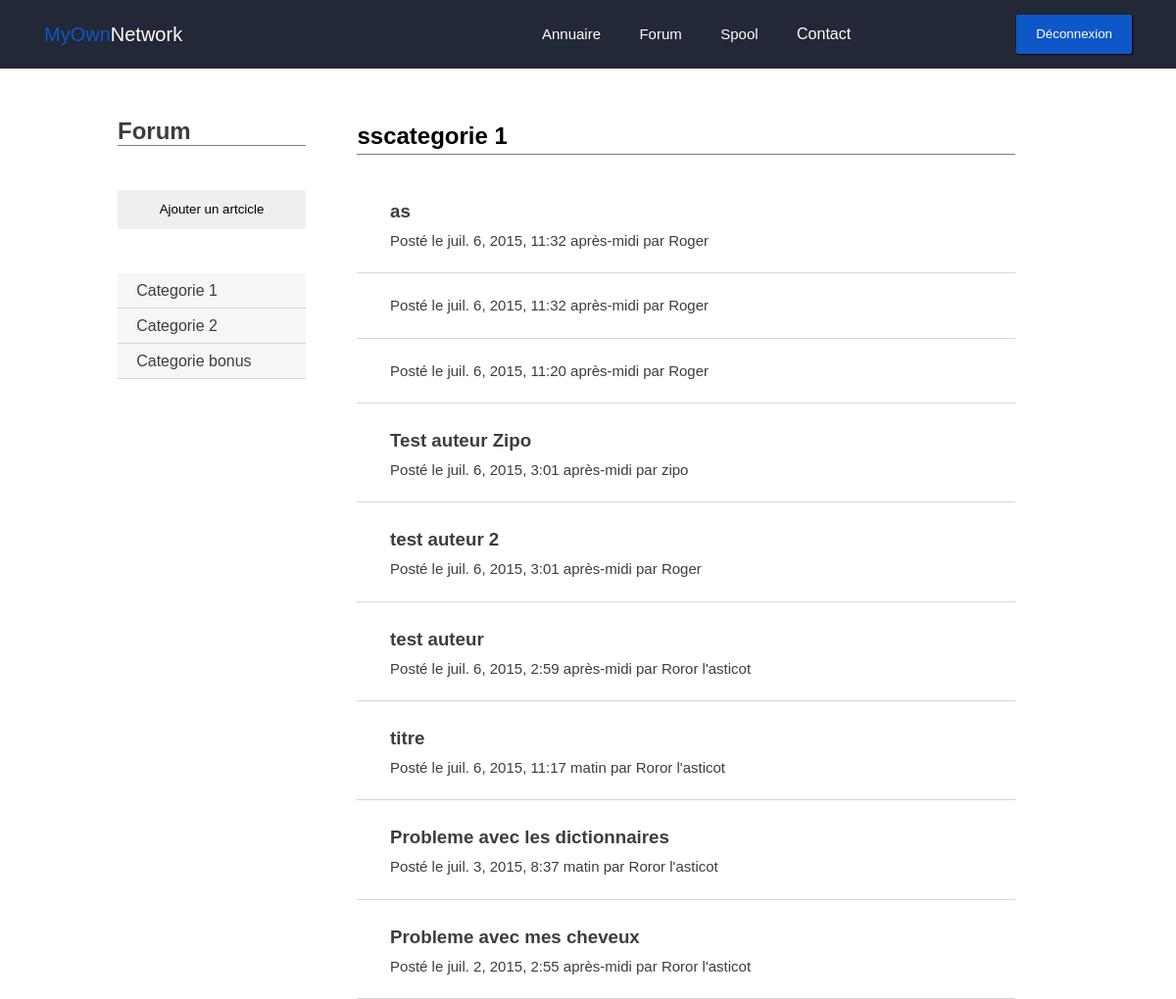
/forum/posts/1 (signed in), run on an earlier commit of the app's database.
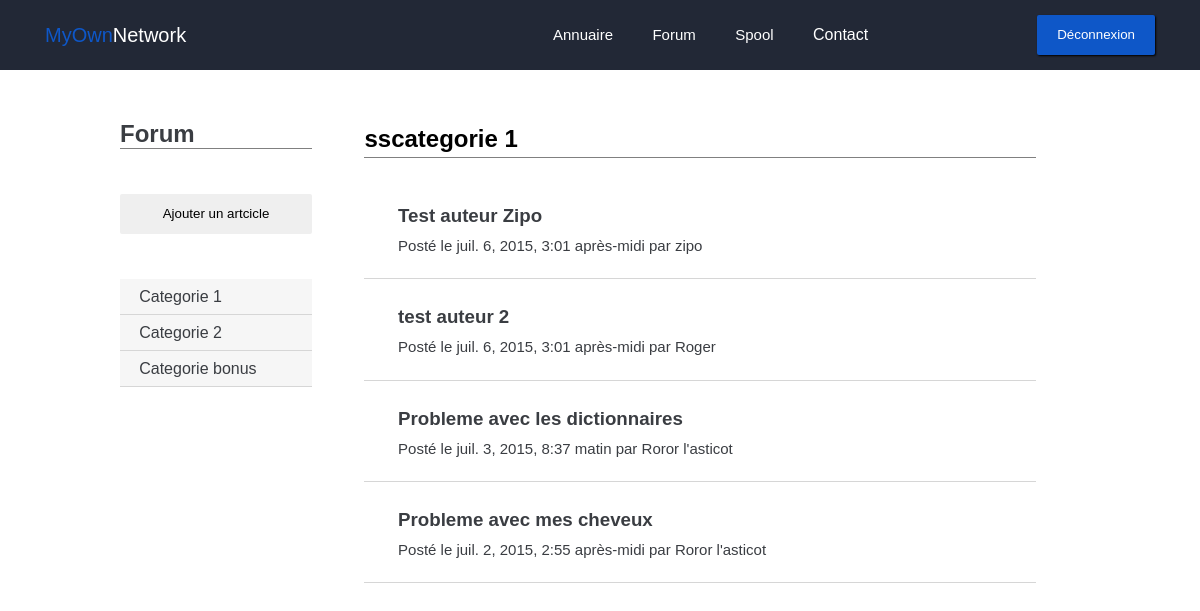
And on a later commit of the database.
### forum/models.py (models this page shows, shortened)
class PostCategorie(models.Model):
    name = models.CharField(max_length=100)

class Post(models.Model):
    titre = models.CharField(max_length=150)
    auteur = models.CharField(max_length=100)
    date = models.DateTimeField(auto_now_add=True, verbose_name="Date de publication")
    categorie = models.ForeignKey('PostSsCategorie')

### forum/views.py (the view)
# urls.py: url(r'^posts/(?P<cat>\d+)$', 'list_posts'),
def list_posts(request, cat):
    if request.user.is_authenticated():
        categories = PostCategorie.objects.all()
        sscategories = PostSsCategorie.objects.all()
        mycat = PostSsCategorie.objects.get(id=cat)
        posts = Post.objects.filter(categorie=cat).order_by('-date')
        return render(request, 'forum/list_posts.html', locals())
    else:
        return render(request, 'intra/index.html')

### forum/templates/forum/list_posts.html (shortened to what this page needs)
{% extends "base.html" %}
{% load i18n %}
{% load static %}
{% block staticfiles  %}
	<link rel="stylesheet" href="{% static 'forum/css/style.css' %}">
{% endblock %}
{% block content %}
	<div class="forum">
		<div class="wrapper">
			<div class="forum_nav grey2">
				<h1>Forum</h1>
				<a href="{% url "forum.views.add_post" %}"><button class="btn">{% trans "Ajouter un artcicle" %}</button></a>
				<ul>
				{% for categorie in categories %}
				<a href="#" class="grey0Back" onclick="show_sscat('{{ categorie.id }}')"><li>{{ categorie.name }}</li></a>
				{% empty %}
				<p>Pas de catégorie</p>
				{% endfor %}
				</ul>
			</div>
			<div class="forum_content">
				<div class="forum_content__header">
					<h2>{{ mycat.name }}</h2>
				</div>
				<div class="forum_content__posts">
					<ul>
						{% for post in posts %}
						<a href="{% url 'forum.views.post' post.id %}">
							<li>
								<h3>{{ post.titre }}</h3>
								<p>{% trans "Posté le" %} {{ post.date }} {% trans "par" %} {{ post.auteur }}</p>
							</li>
						</a>
						{% empty %}
						<a href="#">
						  {% trans "Pas de post pour cette catégorie." %}
						</a>
						{% endfor %}
					</ul>
				</div>
			</div>
		</div>
	</div>
{% endblock %}

What changed in the data, as far as the page shows it:
removed Post: titre "as", date "juil. 6, 2015, 11:32 après-midi", auteur "Roger"
removed Post: date "juil. 6, 2015, 11:32 après-midi", auteur "Roger"
removed Post: date "juil. 6, 2015, 11:20 après-midi", auteur "Roger"
removed Post: titre "test auteur", date "juil. 6, 2015, 2:59 après-midi", auteur "Roror l'asticot"
removed Post: titre "titre", date "juil. 6, 2015, 11:17 matin", auteur "Roror l'asticot"
